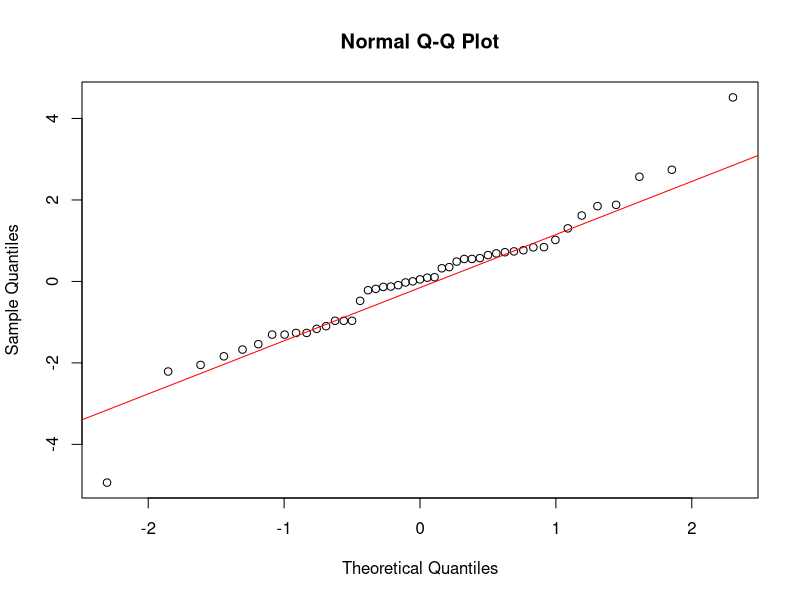
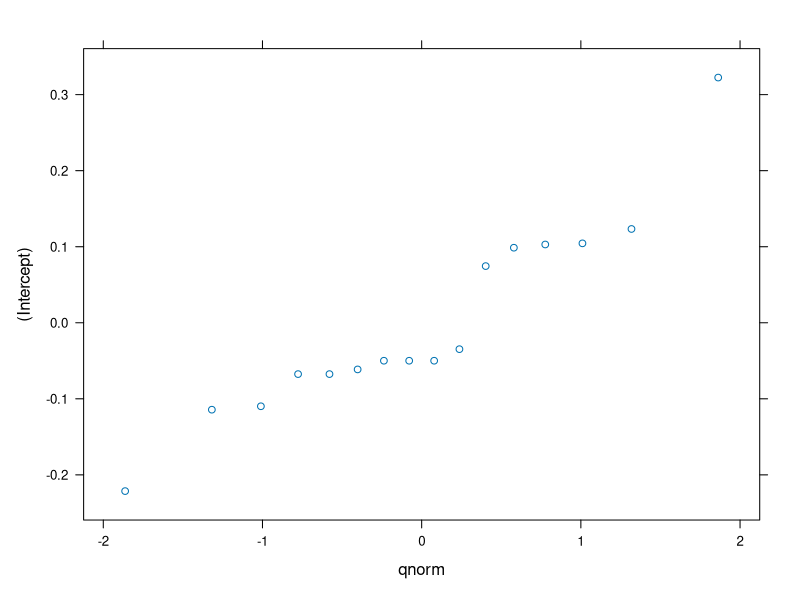
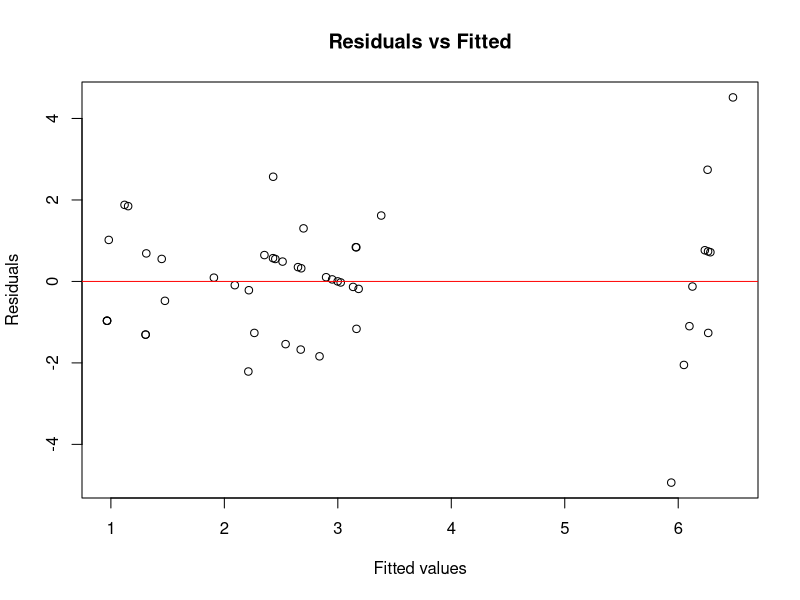
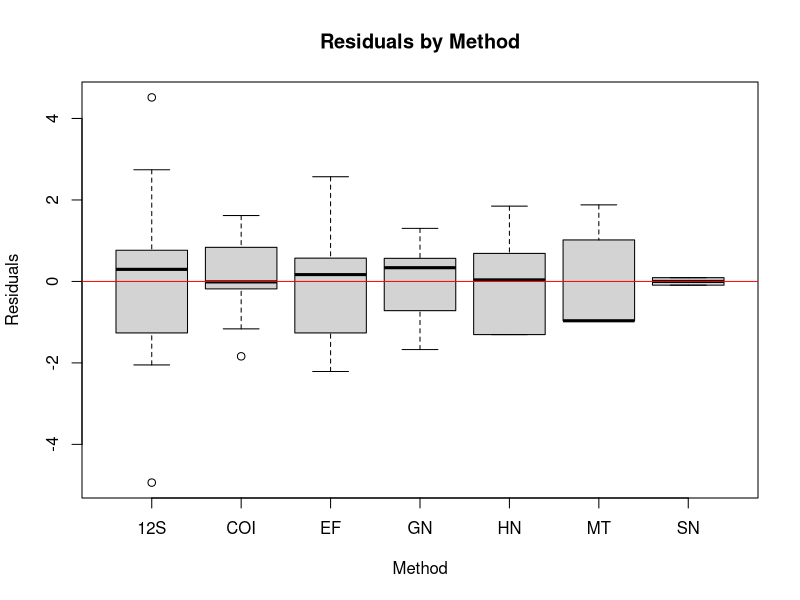
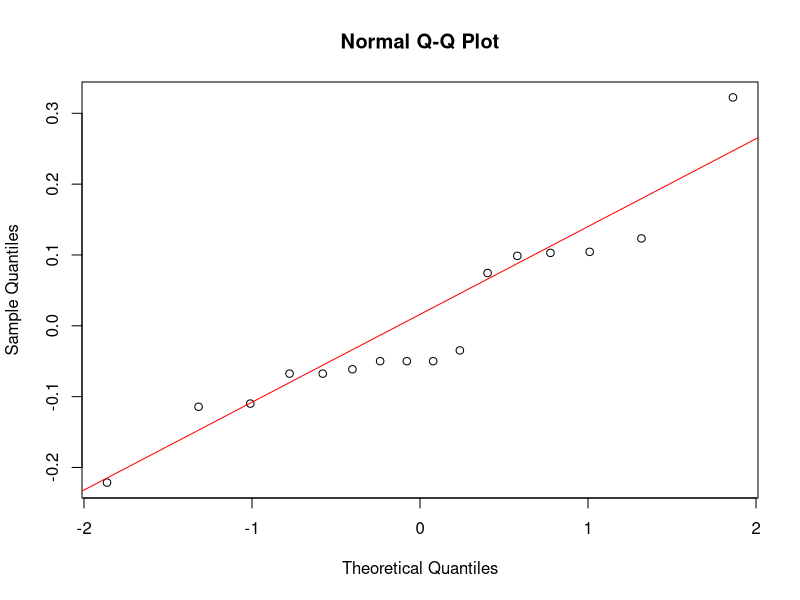
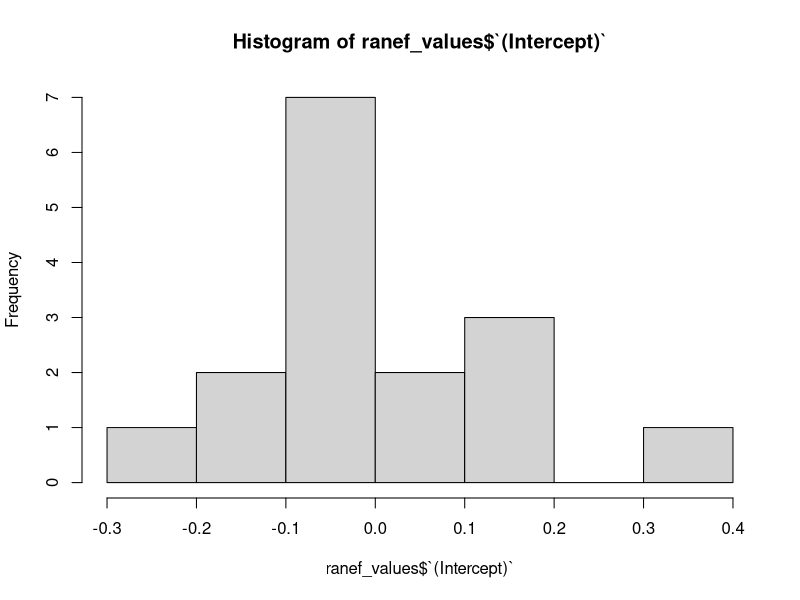
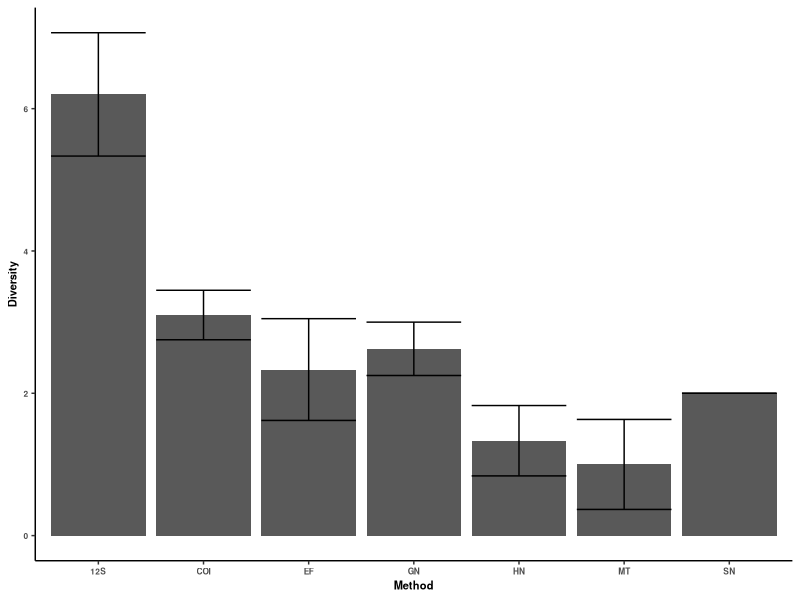

These charts were generated, in order, by the following R code: (Note: this script raises an error after producing the figures.)
# Diveristy 
library(tidyverse) 
library(readxl)
library(plotrix)
S12<-read_excel("Data/12S Data.xlsx")
Trad<-read_excel("Data/Traditional Data.xlsx")
COI<-read_excel("Data/COI Data.xlsx")

S12$Method<-"12S"
COI$Method<-"COI"

Trad$variable<-Trad$Date_site
Trad$value<-Trad$Count
Trad<-subset(Trad, select=-c(Date_site,Count))
Trad$Cat<-"Conventional"
S12$Cat<-"eDNA"
COI$Cat<-"eDNA"
data1<-rbind(S12,COI, Trad)


data1 <- data1[data1$value >= 1, ]#
data1$value<-ifelse(data1$value>1,1,data1$value)


p1<-ggplot(data1,aes(variable, Species, group=Method, color =Method)) + 
  geom_point(aes(fill=Method), position=position_dodge(width=0.5),colour="black", shape=21,size=3,stroke=1)+
  labs(y="Species", x="Sample")+
  theme(legend.text =element_text(size = 6,face = "bold"))+
  theme(legend.key.size = unit(.2, 'cm')) + 
  theme(legend.title = element_text(size = 6,face = "bold"))+
  guides(colour = guide_legend(title = "Method",ncol = 1))+
  theme(axis.text.x = element_text(size=6,face="bold"))+
  theme(axis.title = element_text(size = 8,face="bold"))+
  theme(axis.text.y = element_text(size=6,face="bold"))
data1

v<-data1 %>%
  group_by(Method) %>%
  summarise(Count= length(unique(Species)))

v<-data1 %>%
  group_by(Method) %>%
  summarise(Species=list(unique(Species)))







# Plot 2----
S12<-read_excel("Data/12S Data.xlsx")
Trad<-read_excel("Data/Traditional Data.xlsx")
COI<-read_excel("Data/COI Data.xlsx")

S12$Method<-"12S"
COI$Method<-"COI"

Trad$variable<-Trad$Date_site
Trad$value<-Trad$Count
Trad<-subset(Trad, select=-c(Date_site,Count))
Trad$Cat<-"Conventional"
S12$Cat<-"eDNA"
COI$Cat<-"eDNA"
data1<-rbind(S12,COI, Trad)

data1 <- data1[data1$value >= 1, ]#
data1$value<-ifelse(data1$value>1,1,data1$value)
f<-data1 %>%
  group_by(variable,Method) %>%
  summarise(Count= sum(value))
f$Sample<-f$variable
# We need to account for the days the sampling method was used but no fish were found 
sampling<-read_excel("Data/Detour Sampling.xlsx")
sampling$combined <- paste(sampling$Method, "-", sampling$Sample)
f$combined <- paste(f$Method, "-", f$Sample)
diff<-symdiff(f$combined,sampling$combined)

values_to_add <- c(diff)
# Values from symdiff
values_to_add <- c("HN - 08-07-23 - SunC-REF", 
                   "HN - 09-07-23 - SunC-REF",
                   "MT - 09-07-23 - SunC-REF",
                   "MT - 08-07-23 - SunC-EXP",
                   "MT - 11-07-23 - KC-REF",
                   "EF - 12-07-23 - SunC-FF")

# Extract Method and Sample
methods <-c("HN","HN","MT","MT","MT","EF")

samples <-c("08-07-23 - SunC-REF", 
            "09-07-23 - SunC-REF",
            "09-07-23 - SunC-REF",
            "08-07-23 - SunC-EXP",
            "11-07-23 - KC-REF",
            "12-07-23 - SunC-FF")

# Create new rows with Method and Sample
new_rows <- data.frame(variable = values_to_add,
                       Method = methods,
                       Count = 0,
                       Sample = samples,
                       combined = values_to_add)

# Append new rows to dataframe f
f <- rbind(f, new_rows)
library(lmerTest)
model <- lmer(Count ~ as.factor(Method) + (1|variable), data = f)
summary(model)

resid_values <- residuals(model)  # raw residuals # passes assumption of normally distributed errors
shapiro.test(resid_values) # Pass again

qqnorm(residuals(model))
qqline(resid_values, col="red")
plot(ranef(model))
summary(model)
AIC(model)

plot(fitted(model), resid_values,
     main="Residuals vs Fitted",
     xlab="Fitted values", ylab="Residuals")
abline(h=0, col="red") #No clear pattern -> Homoscedasticity assumption passed 



boxplot(resid_values ~ f$Method,
        main="Residuals by Method",
        xlab="Method", ylab="Residuals")
abline(h=0, col="red") # Pass linearity assumption 


ranef_values <- ranef(model)$variable
qqnorm(ranef_values$`(Intercept)`); qqline(ranef_values$`(Intercept)`, col="red")
hist(ranef_values$`(Intercept)`)
shapiro.test(ranef_values$`(Intercept)`) # passed Normality of random effects


library(emmeans)
citation("emmeans")
pairwise_comparisons <- emmeans(model, pairwise ~ Method,adjust = "BH")
pairwise_comparisons


# Fit a Poisson GLMM (for count data) just out of curiosity 
model <- glmer(Count ~ as.factor(Method) + (1|variable),
               data = f,
               family = poisson(link = "log"))
AIC(model)

# Post-hoc pairwise comparisons for Method
emmeans_model <- emmeans(model, ~ Method,adjust = "BH")
pairs(emmeans_model)

p2<-ggplot(f, aes(x=factor(Method),Count))+
  geom_bar(stat="summary")+
  stat_summary(fun.data = mean_se,  
               geom = "errorbar") +
  labs(y="Diversity", x="Method")+
  theme_classic()+
  theme(legend.text =element_text(size = 6,face = "bold"))+
  theme(legend.key.size = unit(.2, 'cm')) + 
  theme(legend.title = element_text(size = 6,face = "bold"))+
  guides(colour = guide_legend(title = "Method",ncol = 1))+
  theme(axis.text.x = element_text(size=6,face="bold"))+
  theme(axis.title = element_text(size = 8,face="bold"))+
  theme(axis.text.y = element_text(size=6,face="bold"))


shapiro.test(f$Count) # Fail

pairwise.wilcox.test(f$Count,f$Method)

t<-f%>%
  group_by(Method) %>%
  summarise(mean= mean(Count), error= std.error(Count))
t


3.1/ 2 

p2


library(plotrix)
#### Plot 3----



S12<-read_excel("Data/12S Data.xlsx")
Trad<-read_excel("Data/Traditional Data.xlsx")
COI<-read_excel("Data/COI Data.xlsx")

S12$Method<-"12S"
COI$Method<-"COI"

Trad$variable<-Trad$Date_site
Trad$value<-Trad$Count
Trad<-subset(Trad, select=-c(Date_site,Count))
Trad$Cat<-"Conventional"
S12$Cat<-"eDNA"
COI$Cat<-"eDNA"
data1<-rbind(S12,COI)
data1$value<-ifelse(data1$value>1,1,data1$value)
data1<-data1[!duplicated(data1), ]
Trad$value<-ifelse(Trad$value>1,1,Trad$value)
Trad1<-Trad1[!duplicated(Trad1), ]

data1<-rbind(data1,Trad)
data1 <- data1[data1$value >= 1, ]#
data1$Value<-ifelse(data1$value>1,1,data1$value)

s<-data1 %>%
  group_by(Cat) %>%
  summarise(species= length(species))

f<-data1 %>%
  group_by(Species,variable,Cat) %>%
  summarise(Count= sum(value))
f$Count<-ifelse(f$Count>1,1,f$Count)
f<-f%>%
  group_by(variable,Cat) %>%
  summarise(Count= sum(Count))

p3<-ggplot(f, aes(x=factor(Cat),Count))+
  geom_bar(stat="summary")+
  stat_summary(fun.data = mean_se,  
               geom = "errorbar") +
  labs(y="Diversity", x="Method")+
  theme_classic()+
  theme(legend.text =element_text(size = 6,face = "bold"))+
  theme(legend.key.size = unit(.2, 'cm')) + 
  theme(legend.title = element_text(size = 6,face = "bold"))+
  guides(colour = guide_legend(title = "Method",ncol = 1))+
  theme(axis.text.x = element_text(size=6,face="bold"))+
  theme(axis.title = element_text(size = 8,face="bold"))+
  theme(axis.text.y = element_text(size=6,face="bold"))



library(ggpubr)
p2_p3<-ggarrange(p3,p2, labels = c("B", "C"), font.label = list(size=10))
ggarrange(p1,p2_p3, labels = c("A"), ncol=1,font.label = list(size=10))

library(tidyverse)
library(plotrix)
t<-f%>%
  group_by(Cat) %>%
  summarise(mean= mean(Count), error= std.error(Count))
shapiro.test(f$Count) # Pass 
library(car)
leveneTest(f$Count,f$Cat) # Pass

a<-aov(f$Count~f$Cat)

summary(a)
TukeyHSD(a)
Con<-f%>% filter(Cat == "Conventional")
eD<-f%>% filter(Cat == "eDNA")
eD$eDNA<-eD$Count
Con$Conventional<-Con$Count
w<-data.frame(Conventional=Con$Conventional,eDNA=eD$eDNA)
t.test(w$Conventional,w$eDNA, paired = TRUE)
# Is there a way to only do species detected with that method ----
S12<-read_excel("Data/12S Data.xlsx")
Trad<-read_excel("Data/Traditional Data.xlsx")
COI<-read_excel("Data/COI Data.xlsx")

S12$Method<-"12S"
COI$Method<-"COI"

Trad$variable<-Trad$Date_site
Trad$value<-Trad$Count
Trad<-subset(Trad, select=-c(Date_site,Count))
Trad$Cat<-"Conventional"
S12$Cat<-"eDNA"
COI$Cat<-"eDNA"
data1<-rbind(S12,COI, Trad)

data1 <- data1[data1$value >= 1, ]#
data1$value<-ifelse(data1$value>1,1,data1$value)
f<-data1 %>%
  group_by(variable,Method, Species) %>%
  summarise(Count= sum(value))
f$Sample<-f$variable
f$Combo<-NA

f$Combo[f$variable=="08-07-23 - SunC-REF"] <- "12S,COI,EF,GN,HN"
f$Combo[f$variable=="09-07-23 - SunC-REF"] <- "12S,COI,GN,HN,MT"
f$Combo[f$variable=="08-07-23 - SunC-EXP"] <- "12S,COI,EF,GN,HN,MT"
f$Combo[f$variable=="10-07-23 - KC-EXP"] <- "12S,COI,EF,MT"
f$Combo[f$variable=="11-07-23 - KC-REF"] <- "12S,COI,EF,MT, SN"
f$Combo[f$variable=="12-07-23 - SunC-FF"] <- "12S,COI,EF,GN"
f$Combo[f$variable=="09-07-23 - SunC-EXP"] <- "12S,COI,GN,HN,SN"
f$Combo[f$variable=="12-07-23 - RJ-POND"] <- "12S,COI,GN,MT"
f$Combo[f$variable=="12-07-23 - HC-REF"] <- "12S,COI,EF,GN,HN"
f$Combo[f$variable=="13-07-23 - HC-REF"] <- "12S,COI,GN,HN"



f <- f %>%
  group_by(variable) %>%
  mutate(`Total Number of Methods used` = length(unique(unlist(strsplit(Combo, ",")))))





filtered_data <- f %>%
  group_by(Species, variable) %>%
  filter(n_distinct(Method) == 1)

filtered_data_mean<-filtered_data  %>%
  group_by(Method) %>%
  summarise(Count= sum(Count), 
            Average_Number_methods_used= mean(`Total Number of Methods used`))
  
filtered_data_mean_old<-filtered_data_mean
  
  
  # The number of occurrences when a single method was the only method to detect that species
# Number of times a method was the only method to detect a species during a sample*Average number of methods used 
# Unique species detected/ Average number of methods used 
  
Species_Only_detcted_with_one_method<-ggplot(filtered_data_mean, aes(x=factor(Method),Count*Average_Number_methods_used))+
  geom_bar(stat="summary")+
  stat_summary(fun.data = mean_se,  
               geom = "errorbar") +
  labs(y="Weighted Uniqueness", x="Method")+
  theme_classic()+
  theme(legend.text =element_text(size = 6,face = "bold"))+
  theme(legend.key.size = unit(.2, 'cm')) + 
  theme(legend.title = element_text(size = 6,face = "bold"))+
  guides(colour = guide_legend(title = "Method",ncol = 1))+
  theme(axis.text.x = element_text(size=6,face="bold"))+
  theme(axis.title = element_text(size = 8,face="bold"))+
  theme(axis.text.y = element_text(size=6,face="bold"))
Species_Only_detcted_with_one_method

filtered_data_mean$Count*filtered_data_mean$Average_Number_methods_used


p2_p3<-ggarrange(p3,p2,Species_Only_detcted_with_one_method,nrow=1, labels = c("B", "C","D"), font.label = list(size=10))
ggarrange(p1,p2_p3, labels = c("A"), ncol=1,font.label = list(size=10))


# Plot 4----
S12<-read_excel("Data/12S Data.xlsx")
Trad<-read_excel("Data/Traditional Data.xlsx")
COI<-read_excel("Data/COI Data.xlsx")

S12$Method<-"12S"
COI$Method<-"COI"

Trad$variable<-Trad$Date_site
Trad$value<-Trad$Count
Trad<-subset(Trad, select=-c(Date_site,Count))
Trad$Cat<-"Conventional"
S12$Cat<-"eDNA"
COI$Cat<-"eDNA"
data1<-rbind(S12,COI, Trad)

data1 <- data1[data1$value >= 1, ]#
data1$value<-ifelse(data1$value>1,1,data1$value)
f<-data1 %>%
  group_by(variable,Method, Species) %>%
  summarise(Count= sum(value))

f$Sample<-f$variable
# We do not need to account for the days the sampling method was used but no fish were found because at every sample at least one fish was captured from a combination perspective 
f$variable[f$variable=="08-07-23 - SunC-REF"] <- "EF,GN,HN"
f$variable[f$variable=="09-07-23 - SunC-REF"] <- "GN,HN,MT"
f$variable[f$variable=="08-07-23 - SunC-EXP"] <- "EF,GN,HN,MT"
f$variable[f$variable=="10-07-23 - KC-EXP"] <- "EF,MT"
f$variable[f$variable=="11-07-23 - KC-REF"] <- "EF,MT, SN"
f$variable[f$variable=="12-07-23 - SunC-FF"] <- "EF,GN"
f$variable[f$variable=="09-07-23 - SunC-EXP"] <- "GN,HN,SN"
f$variable[f$variable=="12-07-23 - RJ-POND"] <- "GN,MT"
f$variable[f$variable=="12-07-23 - HC-REF"] <- "EF,GN,HN"
f$variable[f$variable=="13-07-23 - HC-REF"] <- "GN,HN"
f<-f[!duplicated(f), ]

f<-f %>%
  group_by(variable, Sample) %>%
  summarise(Count= sum(Count))

p4<-ggplot(f, aes(x=factor(variable),Count))+
  geom_bar(stat="summary")+
  stat_summary(fun.data = mean_se,  
               geom = "errorbar") +
  labs(y="Diversity", x="Sample Technique")+
  theme_classic()+
  theme(legend.text =element_text(size = 6,face = "bold"))+
  theme(legend.key.size = unit(.2, 'cm')) + 
  theme(legend.title = element_text(size = 6,face = "bold"))+
  guides(colour = guide_legend(title = "Method",ncol = 1))+
  theme(axis.text.x = element_text(size=6,face="bold"))+
  theme(axis.title = element_text(size = 8,face="bold"))+
  theme(axis.text.y = element_text(size=6,face="bold"))
p4




# p5----
S12<-read_excel("Data/12S Data.xlsx")
Trad<-read_excel("Data/Traditional Data.xlsx")
Trad$value<-Trad$Count
Trad$variable<-Trad$Date_site
Trad<-subset(Trad, select=-c(Date_site,Count))
COI<-read_excel("Data/COI Data.xlsx")
S12$Method<-"12S"
COI$Method<-"COI"

Trad$Cat<-"Conventional"
S12$Cat<-"eDNA"
COI$Cat<-"eDNA"
x<-combine(S12,COI)
x<-combine(x,Trad)

f<-x %>%
  group_by(Cat) %>%
  summarise(Count= (unique(Species)))
f_edna<-f%>% filter(Cat== "eDNA") # total 15
f_trad<-f%>% filter(Cat== "Conventional") # TOTAL OF 10 on 7 in common, eDNA missed 3 species, eDNA detected 15-7, 8 species not detected with conventional 
intersect(f_edna$Count,f_trad$Count) #7

f<-x %>%
  group_by(Method, Species) %>%
  summarise(Count= sum(value))




f<- f[f$Count >= 1, ]#
f$Count<-ifelse(f$Count>1,1,f$Count)


S12<-f%>% filter(Method == "12S")
COI<-f%>% filter(Method == "COI")
EF<-f%>% filter(Method == "EF")
COI<-subset(COI, select=-c(Method))
S12<-subset(S12, select=-c(Method))
EF<-subset(EF, select=-c(Method))
all_all_not(S12,COI)
all_all_not(S12,EF)
all_all_not(EF,COI)
dplyr::intersect(S12,COI)

library(dplyr)
library(tidyverse)


#Plot 5-----
#Creat function to do it ----

# Initialize results dataframe
results <- data.frame(
  Method1 = character(),
  Method2 = character(),
  CommonSpecies = integer(),
  UniqueSpecies = integer(),
  stringsAsFactors = FALSE
)

# Compare each method with every other method
for (i in 1:(length(methods) - 1)) {
  for (j in (i + 1):length(methods)) {
    method1 <- methods[i]
    method2 <- methods[j]
    
    df1 <- f %>% filter(Method == method1) %>% dplyr::select(Species)
    df2 <- f %>% filter(Method == method2) %>% dplyr::select(Species)
    
    common <- df1 %>% inner_join(df2, by = "Species") %>% nrow()
    unique <- df1 %>% anti_join(df2, by = "Species") %>% bind_rows(df2 %>% anti_join(df1, by = "Species")) %>% nrow()
    
    results <- rbind(results, data.frame(
      Method1 = method1,
      Method2 = method2,
      CommonSpecies = common,
      UniqueSpecies = unique
    ))
  }
}

# Print results
results_fish<-print(results)

sampling<-read_excel("Data/Detour Sampling.xlsx")

# Initialize results data frame
results <- data.frame(
  Method1 = character(),
  Method2 = character(),
  CommonSample = integer(),
  UniqueSample = integer(),
  stringsAsFactors = FALSE
)

# Get unique methods
methods <- unique(sampling$Method)

# Compare each method with every other method
for (i in 1:(length(methods) - 1)) {
  for (j in (i + 1):length(methods)) {
    method1 <- methods[i]
    method2 <- methods[j]
    
    # Filter data frames for each method
    df1 <- sampling %>% filter(Method == method1) %>% dplyr::select(Sample)
    df2 <- sampling %>% filter(Method == method2) %>% dplyr::select(Sample)
    
    # Calculate common and unique samples
    common <- df1 %>% inner_join(df2, by = "Sample") %>% nrow()
    unique <- df1 %>% anti_join(df2, by = "Sample") %>% bind_rows(df2 %>% anti_join(df1, by = "Sample")) %>% nrow()
    
    # Append results to the results data frame
    results <- rbind(results, data.frame(
      Method1 = method1,
      Method2 = method2,
      CommonSample = common,
      UniqueSample = unique
    ))
  }
}

# Print the results
results_sample<-print(results)

results<-merge(results_sample, results_fish)

results$Method<-paste(results$Method1,"-",results$Method2)
results$all_fish<-results$CommonSpecies+results$UniqueSpecies
results$sim<-((results$CommonSpecies/results$all)/(results$CommonSample+results$UniqueSample))

mean(results$sim)


p5<-ggplot(results, aes(x=factor(Method),sim))+
  geom_bar(stat="summary")+
  stat_summary(fun.data = mean_se,  
               geom = "errorbar") +
  labs(y="Similarity", x="Method")+
  theme_classic()+
  theme(legend.text =element_text(size = 6,face = "bold"))+
  theme(legend.key.size = unit(.2, 'cm')) + 
  theme(legend.title = element_text(size = 6,face = "bold"))+
  guides(colour = guide_legend(title = "Method",ncol = 1))+
  theme(axis.text.x = element_text(angle=45,vjust=.5, size=6,face="bold"))+
  theme(axis.title = element_text(size = 8,face="bold"))+
  theme(axis.text.y = element_text(size=6,face="bold"))
  
p5



v<-results%>%
  group_by(Method) %>%
  summarise(mean= mean(sim))

v1<-results%>% filter(Method == "12S - COI")
v<-results%>% filter(!Method == "12S - COI")
S12<-v%>% filter(Method2 == "12S")
COI<-v%>% filter(Method2 == "COI")

mean(COI$sim,v1$sim)
c<-c(COI$sim,v1$sim)
mean(c)
c1<-c(S12$sim,v1$sim)
mean(c1)/mean(c)

p2_p3<-ggarrange(p3,p2,nrow=1, labels = c("B", "C"), font.label = list(size=10))

p4_p5<-ggarrange(Species_Only_detcted_with_one_method,p5,nrow=1, labels = c("D", "E"), font.label = list(size=10))

p2_p3<-ggarrange(p2_p3,p4_p5,ncol=1, font.label = list(size=10))
ggarrange(p1,p2_p3, labels = c("A"), ncol=1,font.label = list(size=10))


# Summary stats
library(tidyverse) 
library(readxl)
library(plotrix)
S12<-read_excel("Data/12S Data.xlsx")
Trad<-read_excel("Data/Traditional Data.xlsx")
COI<-read_excel("Data/COI Data.xlsx")
data1 <-S12
data1 <- data1[data1$value >= 1, ]#

v<-data1 %>%
  group_by(variable) %>%
  summarise(max=max(value),
            min=min(value))

mean(v$max)
mean(v$min)
mean(data1$value)


data1 <-COI
data1 <- data1[data1$value >= 1, ]#

v<-data1 %>%
  group_by(variable) %>%
  summarise(max=max(value),
            min=min(value))

mean(v$max)

mean(v$min)
mean(data1$value)
